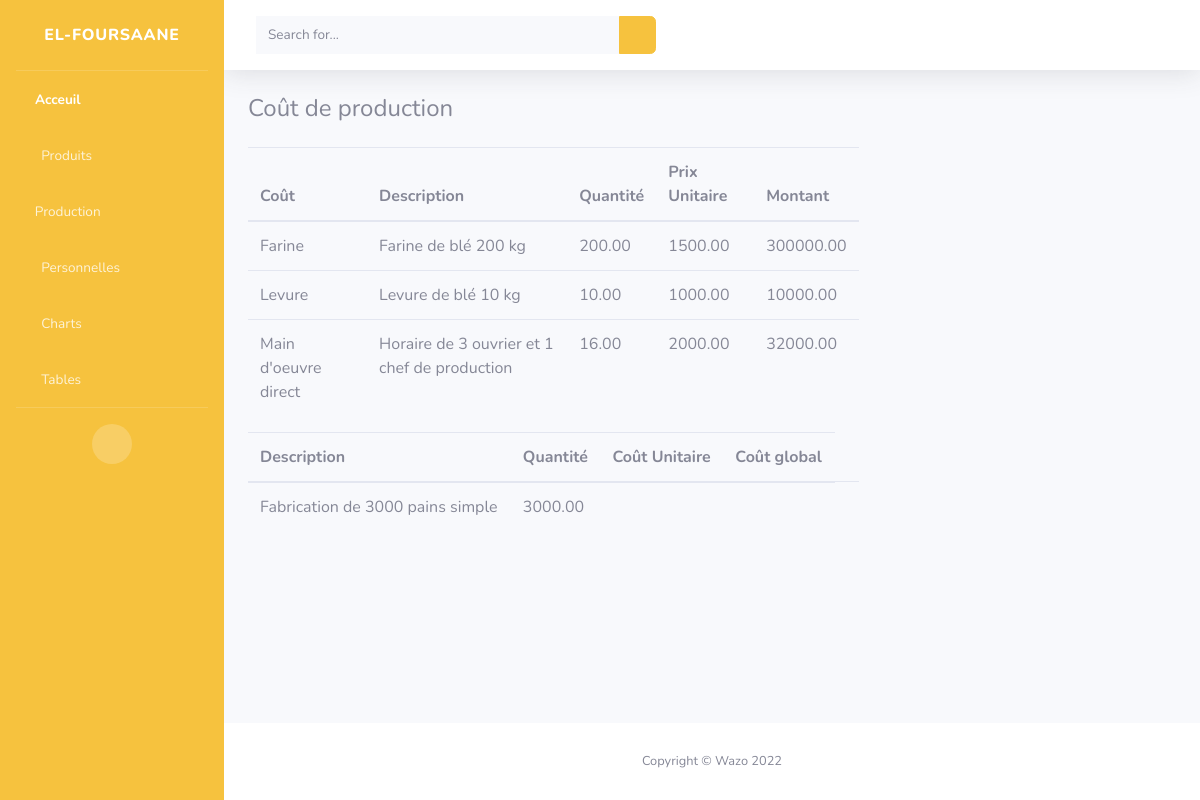
/production_detail/1, run on the app's committed database.
### boulanger/models.py (models this page shows, shortened)
class ProductionCost(models.Model):
    production_id = models.ForeignKey(Production, blank=False, null=False, on_delete=models.CASCADE)
    cost = models.TextField(max_length=1500, blank=False, null=False)
    description = models.TextField(max_length=1500, blank=False, null=False)
    quantity = models.DecimalField(max_digits=10,decimal_places=2)
    unit_price = models.DecimalField(max_digits=10,decimal_places=2)
    amount = models.DecimalField(max_digits=10,decimal_places=2)

class Production(models.Model):
    production_id = models.DateTimeField(auto_now_add=True)
    product = models.ForeignKey(Product, blank=False, null=False, on_delete=models.CASCADE)
    date = models.DateField('production_date', )
    period = models.ForeignKey(Period, blank=False, null=False, on_delete=models.CASCADE)
    description = models.TextField(max_length=1500, blank=False, null=False)
    quantity = models.DecimalField(max_digits=10,decimal_places=2)

### boulanger/views.py (the view)
# urls.py: path('production_detail/<production_id>', views.ProductionDetail, name='production-detail'),
def ProductionDetail(request, production_id):
    production = Production.objects.get(pk=production_id)
    costs = ProductionCost.objects.filter(production_id=production_id)
    return render(request, 'boulanger/production_detail.html', {
        'production': production,
        'costs': costs,
    })

### boulanger/templates/boulanger/production_detail.html (shortened to what this page needs)
{%extends 'boulanger/base_template.html' %}
{% load crispy_forms_tags %}
{%block content%}
<div class="container">
    <h4>Coût de production</h4>
    <div class="row mt-4">
        <div class="col-md-8">
            <table class="table">
                <thead>
                  <tr>
                    <th scope="col">Coût</th>
                    <th scope="col">Description</th>
                    <th scope="col">Quantité</th>
                    <th scope="col">Prix Unitaire</th>
                    <th scope="col">Montant</th>
                  </tr>
                </thead>
                <tbody>
                  {% for cost in costs %}
                  <tr>
                    <td>{{cost.cost}}</td>
                    <td>{{cost.description}}</td>
                    <td>{{cost.quantity}}</td>
                    <td>{{cost.unit_price}}</td>
                    <td>{{cost.amount}}</td>
                  </tr>
                  {% endfor %}
                </tbody>
              </table>
              <table class="table">
                <thead>
                  <tr>
                    <th scope="col">Description</th>
                    <th scope="col">Quantité</th>
                    <th scope="col">Coût Unitaire</th>
                    <th scope="col">Coût global</th>
                  </tr>
                </thead>
                <tbody>
                  <tr>
                    <td>{{production.description}}</td>
                    <td>{{production.quantity}}</td>
                    {% for cost in costs %}
                    <td>{{cost.amount.sum}}</td>
                    {% endfor %}
                  </tr>
                </tbody>
              </table>
        </div>
    </div>
</div>
{%endblock%}

### data on the page
ProductionCost: cost "Farine", description "Farine de blé 200 kg", quantity "200.00", unit_price "1500.00", amount "300000.00"
ProductionCost: cost "Levure", description "Levure de blé 10 kg", quantity "10.00", unit_price "1000.00", amount "10000.00"
ProductionCost: cost "Main d'oeuvre direct", description "Horaire de 3 ouvrier et 1 chef de production", quantity "16.00", unit_price "2000.00", amount "32000.00"
Production: description "Fabrication de 3000 pains simple", quantity "3000.00"
